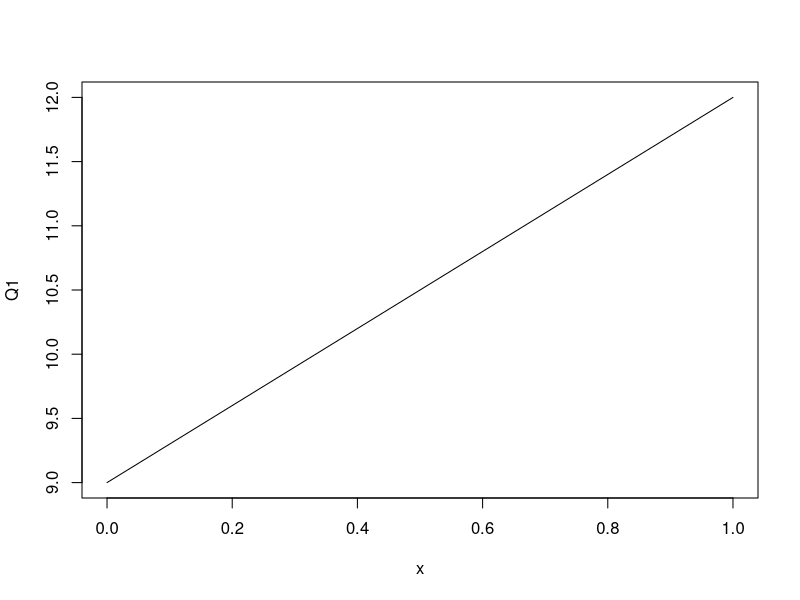

Recreate this plot in R.
x <- 5
Y <- 0
#Q1
Q1 <- function(x){
  y <- 3*x+9
  return(y)
}
plot(Q1)

#Q2
Q2 <- function(x){
  y <- (-2*x^2)+4*x+1
  return(y)
}
Q2(x)

#Q3
Q3 <- function(x){
  (-x^3)+(4*x^2)+10*x-7
}
Q3(x)

#Q4
Q4 <- function(x){
  y <- log(x, base = 10)
  return(y)
}
Q4(x)

#Q5
Q5 <- function (x){
  y <- sin(x)
  return(y)
}

Q5(x)

#Q6
Q6 <- function (x){
  y <- cos(x/10)
  return(y)
}
Q6(x)

#Q7
Q7 <- function (x){
  y <- sin(x/2)/x
  return(y)
}
Q7(x)


#Q8
Q8 <- function (x){
  y <- 1/(1 + exp(-x/5))
  return(y)
}
Q8(x)
